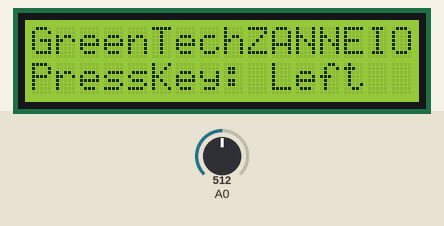
Bench run of a sketch on a simulated Arduino Uno, built with avr-gcc and run on an emulated ATmega328P. On the bench: 16×2 character LCD. The test bench sets the inputs (shaded band); at power-on: A0 = 512.

Above: at 1.2 s.
1.3 s: A0 set to 610
At 2.1 s:
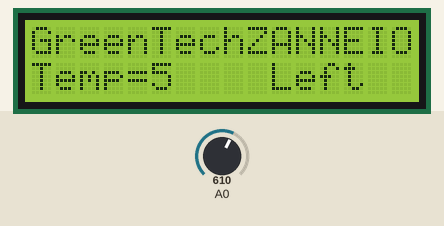
2.8 s: A0 set to 416
4.3 s: A0 set to 391
At 5.5 s:
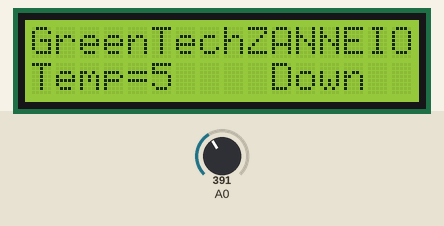
5.8 s: A0 set to 217
7.3 s: A0 set to 185
At 7.8 s:
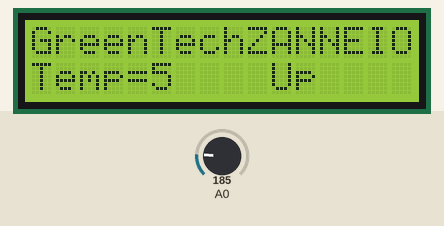
8.8 s: A0 set to 64
10.3 s: A0 set to 56
At 11.3 s:
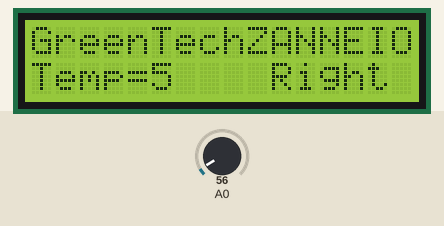
Timing chart, 0 to 12.8 s (numbered marks = the images above; inputs shaded):
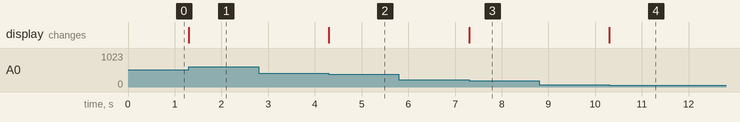

Measured:
- the behaviour switches between 400 and 399 on A0 (found by bisection; images 1 and 2)
- the behaviour switches between 200 and 199 on A0 (found by bisection; images 2 and 3)
- the behaviour switches between 60 and 59 on A0 (found by bisection; images 3 and 4)
- after the input at 1.3 s, the display: changes at once (image 1)
- after the input at 2.8 s, every drawn part: stays the same
- after the input at 4.3 s, the display: changes at once (image 2)
- after the input at 5.8 s, every drawn part: stays the same
- after the input at 7.3 s, the display: changes at once (image 3)
- after the input at 8.8 s, every drawn part: stays the same
- after the input at 10.3 s, the display: changes at once (image 4)

The sketch:

D1_Robot.ino
```cpp
#include <LiquidCrystal.h>
const int pin_RS = 8;
const int pin_EN = 9;
const int pin_d4 = 4;
const int pin_d5 = 5;
const int pin_d6 = 6;
const int pin_d7 = 7;
const int pin_BL = 10;
LiquidCrystal lcd( pin_RS,  pin_EN,  pin_d4,  pin_d5,  pin_d6,  pin_d7);


void setup() {
 lcd.begin(16, 2);
 lcd.setCursor(0,0);
 lcd.print("GreenTechZANNEIO");
 lcd.setCursor(0,1);
 lcd.print("PressKey:");
}


void loop() {
 int x;
 x = analogRead (0);
 lcd.setCursor(10,1);
 if (x < 60) {
   lcd.print ("Right ");
 }
 else if (x < 200) {
   lcd.print ("Up    ");
 }
 else if (x < 400){
   lcd.print ("Down  ");
 }
 else if (x < 600){
   lcd.print ("Left  ");
 }
 else if (x < 800){
      lcd.setCursor(0,1);
      lcd.print("         ");
         lcd.setCursor(0,1);
   lcd.print ("Temp=");
    lcd.setCursor(5,1);
       lcd.print ("5");
 }
}
```
